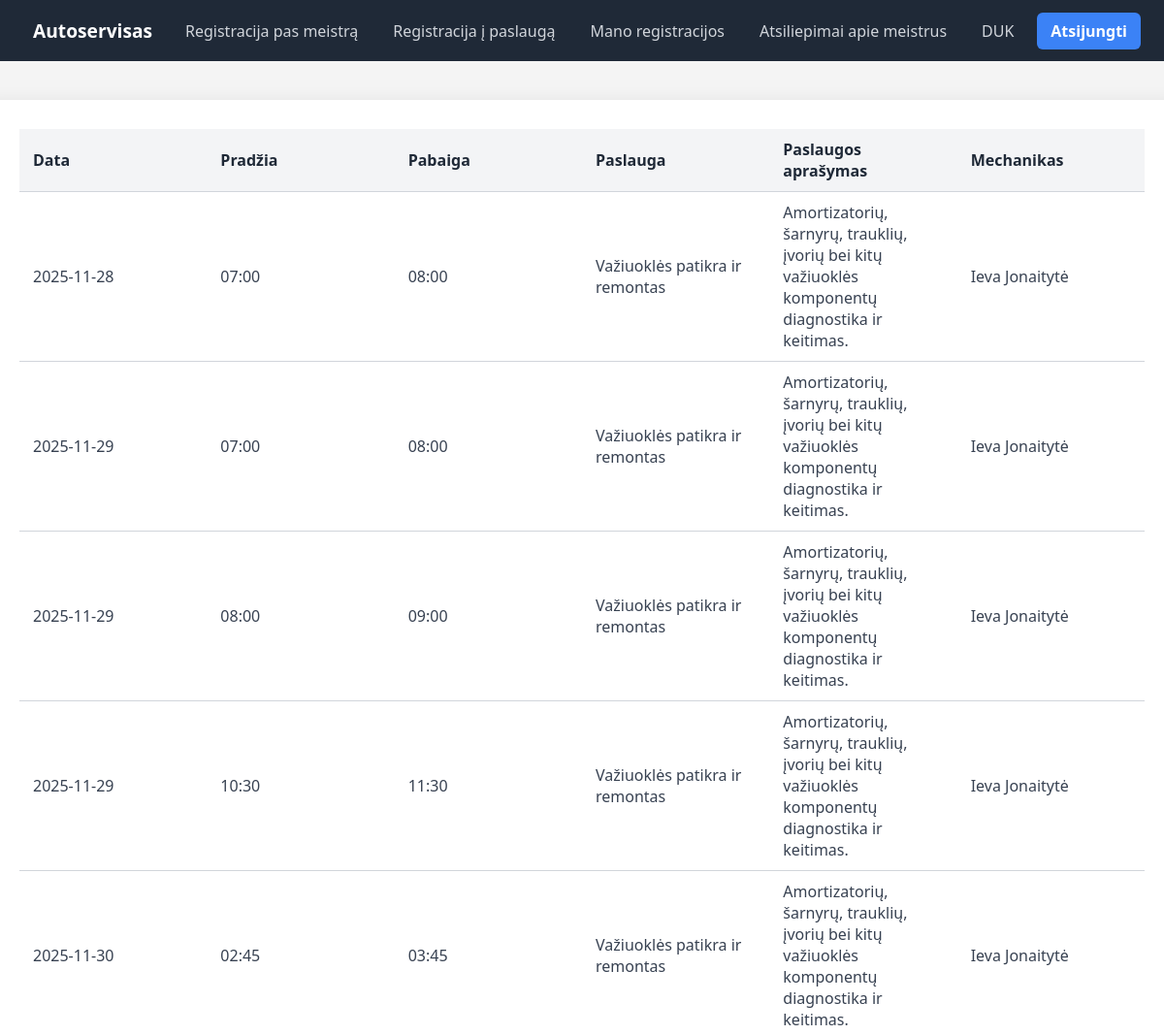
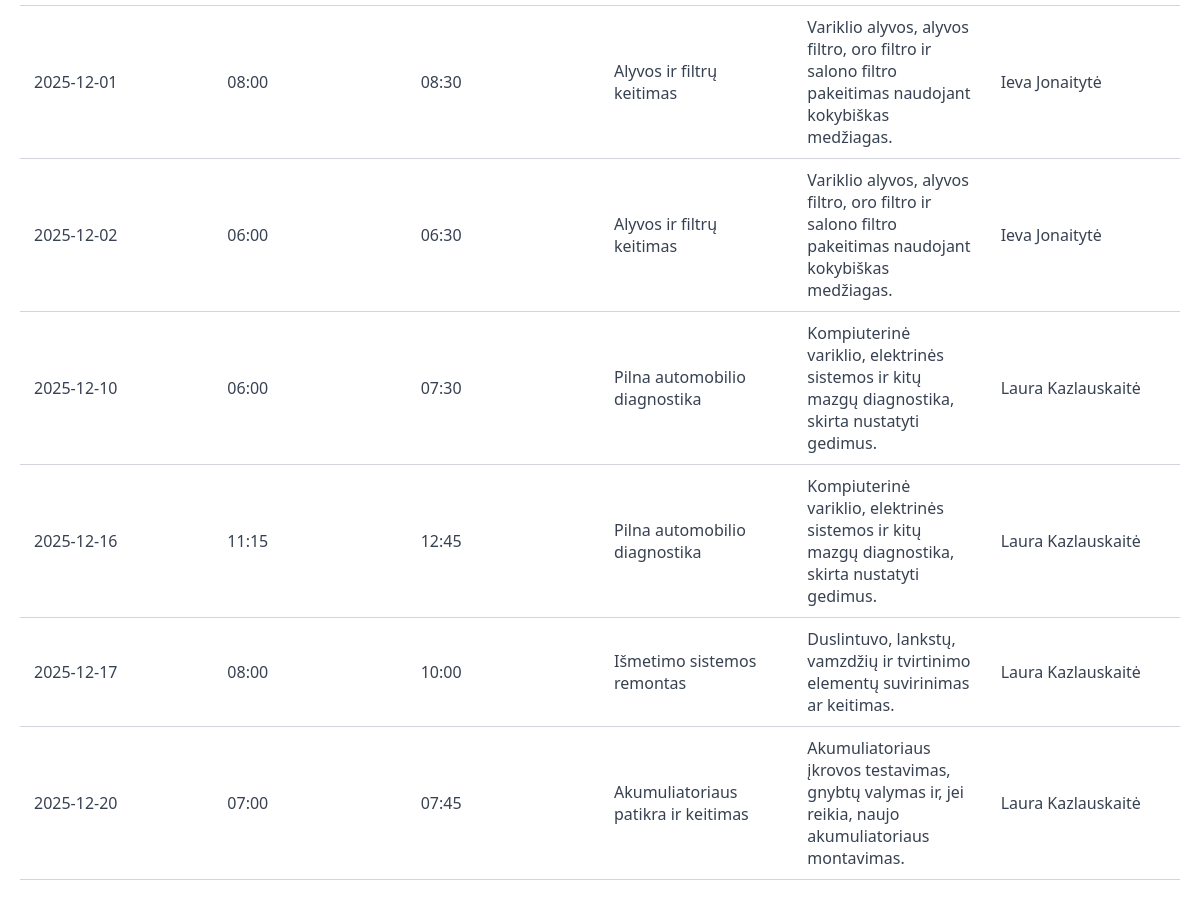
Screenshot of /registrations.php (signed in) with the database file from the repository (2 pictures, top to bottom).
### tables this page shows
CREATE TABLE `SERVICE` (
  `id` int NOT NULL,
  `name` varchar(100) NOT NULL,
  `description` text NOT NULL
);

### registrations.php (the view, shortened to what this page needs)
<?php
$server = "localhost";
$db = "cars_service";
$user = "stud";
$password = "stud";
$dbc = mysqli_connect($server, $user, $password, $db);
?>
<!DOCTYPE html>
<html>
<head>
	<link rel="stylesheet" href="styles.css">
</head>
<body>
	<div class="menu">
		<a href="index.php" class="brand">Autoservisas</a>
		<nav class="nav" aria-label="Puslapiai">
			<?php if (isset($_SESSION['user_id']) && $_SESSION['user_role'] == 1): ?>
				<a href="registration-to-mechanic.php">Registracija pas meistrą</a>
				<a href="registration-to-service.php">Registracija į paslaugą</a>
				<a href="registrations.php">Mano registracijos</a>
			<?php endif; ?>
			<a href="ratings.php">Atsiliepimai apie meistrus</a>
			<a href="duk.php">DUK</a>
		</nav>
		<div class="actions">
			<?php if (isset($_SESSION['user_id'])): ?>
				<a href="logout.php" class="register">Atsijungti</a>
			<?php else: ?>
				<a href="login.php" class="login">Prisijungti</a>
				<a href="register.php" class="register">Registruotis</a>
			<?php endif; ?>
		</div>
	</div>
	<div class="content">
		<div class="inputform" style="max-width: 1400px !important;">
			<?php
			$client_id = $_SESSION['user_id'];
			$query = "SELECT DATE(date_time) as date, DATE_FORMAT(date_time, '%H:%i') AS start_time, DATE_FORMAT(DATE_ADD(date_time, INTERVAL duration_in_minutes MINUTE), '%H:%i') AS end_time, SERVICE.name AS service_name, SERVICE.description AS service_description, CONCAT(SYSTEM_USER.name, ' ', SYSTEM_USER.surname) AS mechanic_name_surname
			FROM REGISTRATION INNER JOIN SYSTEM_USER ON REGISTRATION.fk_mechanic = SYSTEM_USER.id
			INNER JOIN SERVICE_COMPLETION ON REGISTRATION.fk_completion = SERVICE_COMPLETION.id
			INNER JOIN SERVICE ON SERVICE_COMPLETION.fk_service = SERVICE.id
			WHERE REGISTRATION.fk_client = '$client_id' AND date_time >= NOW()
			ORDER BY date_time";
			$result = mysqli_query($dbc, $query);
			$count = mysqli_num_rows($result);
			if ($count == 0) {
				echo '<div class="no-values">Neturite jokių registracijų.</div>';
			}
			else {
				echo '<table>';
				echo '
				<tr>
				<th>Data</th>
				<th>Pradžia</th>
				<th>Pabaiga</th>
				<th>Paslauga</th>
				<th>Paslaugos aprašymas</th>
				<th>Mechanikas</th>
				</tr>
				';
				while ($row = mysqli_fetch_assoc($result)) {
					echo '<tr>' .
					'<td>' . $row['date'] . '</td>' .
					'<td>' . $row['start_time'] . '</td>' .
					'<td>' . $row['end_time'] . '</td>' .
					'<td>' . $row['service_name'] . '</td>' .
					'<td>' . $row['service_description'] . '</td>' .
					'<td>' . $row['mechanic_name_surname'] . '</td>' .
					'</tr>';
				}
				echo '</table>';
			}
			?>
		</div>
	</div>
</body>
</html>

### styles.css (style rules this page uses)
body { font-family: 'Segoe UI', Arial, sans-serif !important; margin: 0; background-color: #f4f4f4; color: #333; }
.menu { font-family: 'Segoe UI', Arial, sans-serif !important; display: flex; align-items: center; justify-content: space-between; background-color: #1f2937; padding: 12px 24px; position: sticky; top: 0; z-index: 10; }
.brand { font-family: 'Segoe UI', Arial, sans-serif !important; color: white; font-weight: bold; font-size: 1.2rem; text-decoration: none; padding: 6px 10px; border-radius: 6px; transition: background-color 0.2s, color 0.2s; }
.nav { display: flex; gap: 1rem; }
.nav a { font-family: 'Segoe UI', Arial, sans-serif !important; color: #d1d5db; text-decoration: none; padding: 6px 10px; border-radius: 6px; transition: background-color 0.2s, color 0.2s; }
.actions { display: flex; gap: 10px; }
.actions a { font-family: 'Segoe UI', Arial, sans-serif !important; text-decoration: none; font-weight: 600; padding: 8px 14px; border-radius: 6px; transition: background-color 0.2s, color 0.2s; }
.actions .register { background-color: #3b82f6; color: white; }
.content { font-family: 'Segoe UI', Arial, sans-serif !important; display: flex; flex-direction: column; align-items: center; justify-content: flex-start; gap: 20px; min-height: calc(100vh - 80px); padding: 40px 20px; }
.inputform { font-family: 'Segoe UI', Arial, sans-serif !important; background-color: #fff; padding: 30px 40px; border-radius: 12px; box-shadow: 0 4px 20px rgba(0,0,0,0.1); width: 100%; max-width: 450px; display: flex; flex-direction: column; gap: 18px; }
table { font-family: 'Segoe UI', Arial, sans-serif !important; width: 100%; border-collapse: collapse; font-size: 1rem; background-color: #fff; table-layout: fixed; }
th, td { padding: 10px 14px; text-align: left; border-bottom: 1px solid #d1d5db; }
th { font-weight: 600; color: #1f2937; background-color: #f3f4f6; }
td { color: #374151; }

### rows the page displays
service: date "2025-11-28", start_time "07:00", end_time "08:00", name "Važiuoklės patikra ir remontas", description "Amortizatorių, šarnyrų, trauklių, įvorių bei kitų važiuoklės komponentų diagnostika ir keitimas.", mechanic_name_surname "Ieva Jonaitytė", date "2025-11-29", start_time "08:00", end_time "09:00", start_time "10:30", end_time "11:30", date "2025-11-30", start_time "02:45", end_time "03:45"
service: date "2025-12-01", start_time "08:00", end_time "08:30", name "Alyvos ir filtrų keitimas", description "Variklio alyvos, alyvos filtro, oro filtro ir salono filtro pakeitimas naudojant kokybiškas medžiagas.", mechanic_name_surname "Ieva Jonaitytė", date "2025-12-02", start_time "06:00", end_time "06:30"
service: date "2025-12-10", start_time "06:00", end_time "07:30", name "Pilna automobilio diagnostika", description "Kompiuterinė variklio, elektrinės sistemos ir kitų mazgų diagnostika, skirta nustatyti gedimus.", mechanic_name_surname "Laura Kazlauskaitė", date "2025-12-16", start_time "11:15", end_time "12:45"
service: date "2025-12-17", start_time "08:00", end_time "10:00", name "Išmetimo sistemos remontas", description "Duslintuvo, lankstų, vamzdžių ir tvirtinimo elementų suvirinimas ar keitimas.", mechanic_name_surname "Laura Kazlauskaitė"
service: date "2025-12-20", start_time "07:00", end_time "07:45", name "Akumuliatoriaus patikra ir keitimas", description "Akumuliatoriaus įkrovos testavimas, gnybtų valymas ir, jei reikia, naujo akumuliatoriaus montavimas.", mechanic_name_surname "Laura Kazlauskaitė"
